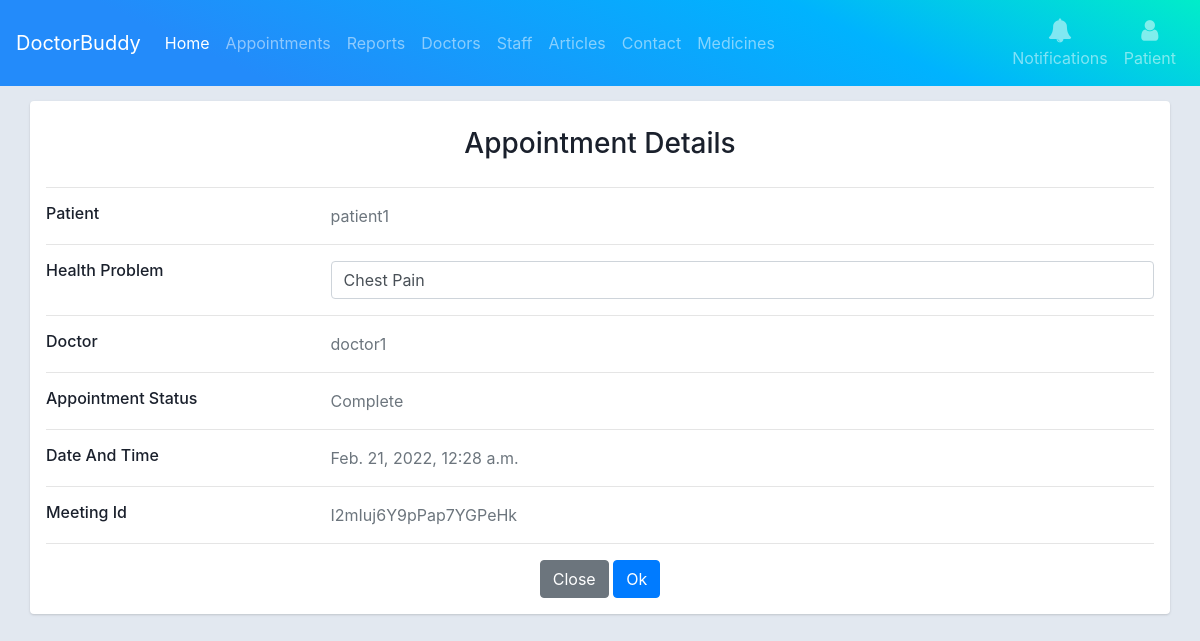
Page /appointments/1/edit (signed in) on the committed database.
### mainapp/models.py (models this page shows, shortened)
class Appointments(models.Model):
    a_status_ch = (
        ('1', 'Pending'),
        ('2', 'Canceled'),
        ('3', 'Confirm'),
        ('4', 'Complete'),
    )
    patient = models.ForeignKey(User, models.SET_NULL, verbose_name='Patient',
                                blank=True, null=True, related_name="patient", limit_choices_to={'is_patient': True}, )
    p_h_problem = models.TextField(verbose_name='Health Problem', blank=True, null=True)
    doctor = models.ForeignKey(User, models.SET_NULL, verbose_name='Doctor',
                               blank=True, null=True, related_name="doctor", limit_choices_to={'is_doctor': True})
    a_status = models.CharField(verbose_name='Appointment Status', max_length=20, choices=a_status_ch,
                                default='1', blank=True, null=True)
    a_date_time = models.DateTimeField(verbose_name='Date And Time', blank=True, null=True)
    a_meeting_id = models.CharField(verbose_name='Appointment Meeting ID', max_length=255, blank=True, null=True)

class User(AbstractUser):
    user_mobile = models.IntegerField(null=True)
    user_address = models.TextField(verbose_name='Address', blank=True, null=True)
    user_image = models.ImageField(blank=True, null=True, upload_to='profileimages/', )
    is_hospital_staff = models.BooleanField(verbose_name="Hospital Staff", default=False, )
    is_patient = models.BooleanField(verbose_name="Patient", default=False, )
    is_doctor = models.BooleanField(verbose_name="Doctor", default=False, )
    objects = UserManager()
    class Meta:
        verbose_name_plural = '1. Users'

### mainapp/views.py (the view, shortened to what this page needs)
# urls.py: path('appointments/<int:eaid>/edit', views.edit_appointment, name='edit_appointment'),
def edit_appointment(request, eaid):
    objnotify = allnotification(request)
    objapnmt = Appointments.objects.get(id=eaid)
    form = EditAppointment(instance=objapnmt)
    context = {'form': form, 'objapnmt': objapnmt, 'objnotify': objnotify}
    return render(request, 'appointment/edit_appointment.html', context)

### mainapp/forms.py
class EditAppointment(forms.ModelForm):
    class Meta:
        model = Appointments
        fields = ['p_h_problem', 'a_status', 'a_date_time', 'a_meeting_id']
        widgets = {
            "p_h_problem": TextInput(
                attrs={
                    "class": "form-control",
                }),
            "a_status": Select(
                attrs={
                    "class": "form-control",
                }),
            "a_date_time": TextInput(
                attrs={
                    'class': 'form-control',
                    'type': 'datetime-local',
                }),
            "a_meeting_id": TextInput(
                attrs={
                    "class": "form-control",
                }),
        }

### templates/appointment/edit_appointment.html (shortened to what this page needs)
{% extends "base.html" %}
{%block maincontent%}
<div class="container-fluid">
    <div class="main-body">
        <div class="row gutters-sm">
            <div class="col">
                <div class="card mb-3">
                    <div class="card-body">
                        <h3 style="text-align: center; padding: 10px;">Appointment Details</h3>
                        <hr>
                        {%if request.user.username == objapnmt.patient.username %}
                        <form method="POST" enctype="multipart/form-data">
                            <div class="row">
                                <div class="col-sm-3">
                                    <h6 class="mb-0">Patient</h6>
                                </div>
                                <div class="col-sm-9 text-secondary">
                                    {{objapnmt.patient.username}}
                                </div>
                            </div>
                            <hr>
                            <div class="row">
                                <div class="col-sm-3">
                                    <h6 class="mb-0">Health Problem</h6>
                                </div>
                                <div class="col-sm-9 text-secondary">
                                    {{form.p_h_problem}}
                                </div>
                            </div>
                            <hr>
                            <div class="row">
                                <div class="col-sm-3">
                                    <h6 class="mb-0">Doctor</h6>
                                </div>
                                <div class="col-sm-9 text-secondary">
                                    {{objapnmt.doctor.username}}
                                </div>
                            </div>
                            <hr>
                            <div class="row">
                                <div class="col-sm-3">
                                    <h6 class="mb-0">Appointment Status</h6>
                                </div>
                                <div class="col-sm-9 text-secondary">
                                    {{objapnmt.get_a_status_display}}
                                </div>
                            </div>
                            {%if objapnmt.a_status == '3' or objapnmt.a_status == '4' %}
                            <hr>
                            <div class="row">
                                <div class="col-sm-3">
                                    <h6 class="mb-0">Date And Time</h6>
                                </div>
                                <div class="col-sm-9 text-secondary">
                                    {{objapnmt.a_date_time}}
                                </div>
                            </div>
                            <hr>
                            <div class="row">
                                <div class="col-sm-3">
                                    <h6 class="mb-0">Meeting Id</h6>
                                </div>
                                <div class="col-sm-9 text-secondary">
                                    {{objapnmt.a_meeting_id}}
                                </div>
                            </div>
                            {%endif%}
                            <hr>
                            <div class="row" style="text-align: center;">
                                <div class="col-sm-12 text-secondary">
                                    <a href="{{ request.META.HTTP_REFERER }}" class="btn btn-secondary">Close</a>
                                    <input type="submit" name="submit" value="Ok" class="btn btn-primary">
                                </div>
                            </div>
                        </form>
                        {%endif%}
                    </div>
                </div>
            </div>
        </div>
    </div>
</div>
{%endblock%}

### templates/appointment/edit_appointment.html (style rules this page uses)
body { color: #1a202c; text-align: left; background-color: #e2e8f0; }
.main-body { padding: 15px; }
.card { box-shadow: 0 1px 3px 0 rgba(0, 0, 0, .1), 0 1px 2px 0 rgba(0, 0, 0, .06); }
.card { position: relative; display: flex; flex-direction: column; min-width: 0; word-wrap: break-word; background-color: #fff; background-clip: border-box; border: 0 solid rgba(0, 0, 0, .125); border-radius: .25rem; }
.card-body { flex: 1 1 auto; min-height: 1px; padding: 1rem; }
.gutters-sm { margin-right: -8px; margin-left: -8px; }
.gutters-sm>.col, .gutters-sm>[class*=col-] { padding-right: 8px; padding-left: 8px; }
.mb-3, .my-3 { margin-bottom: 1rem !important; }

### rows in the picture
Appointments: patient.username "patient1", p_h_problem "Chest Pain", doctor.username "doctor1", a_status "Complete", a_date_time "Feb. 21, 2022, 12:28 a.m.", a_meeting_id "I2mIuj6Y9pPap7YGPeHk"
